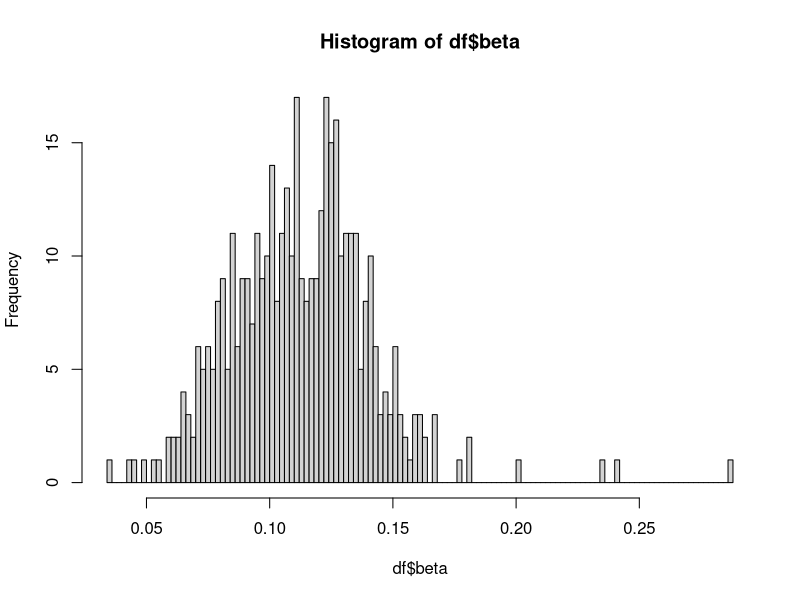
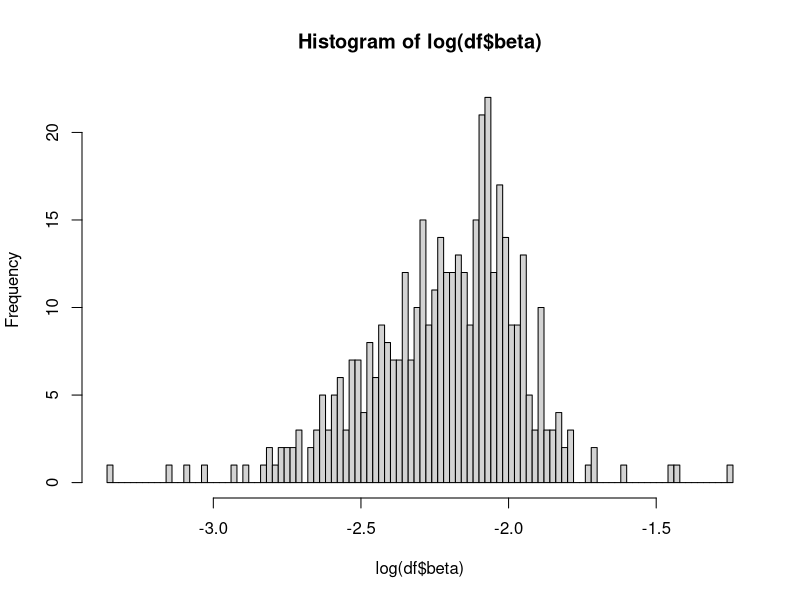
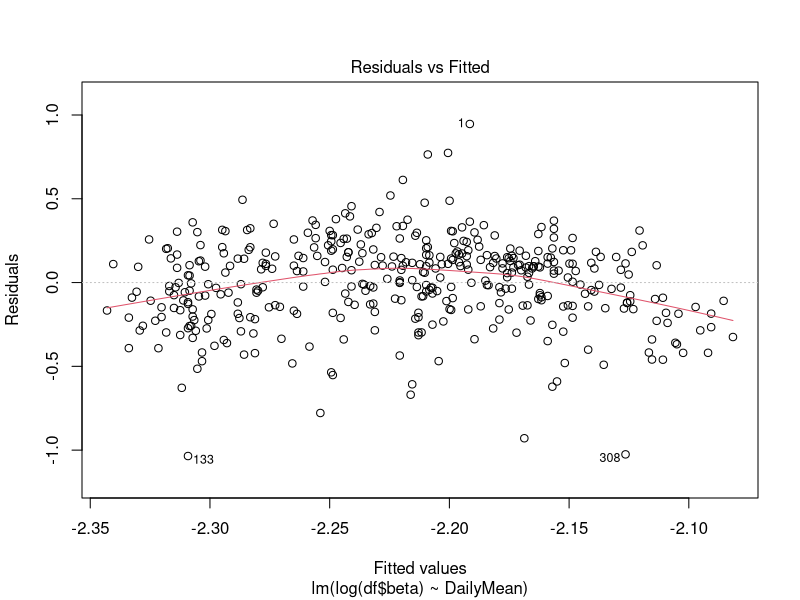
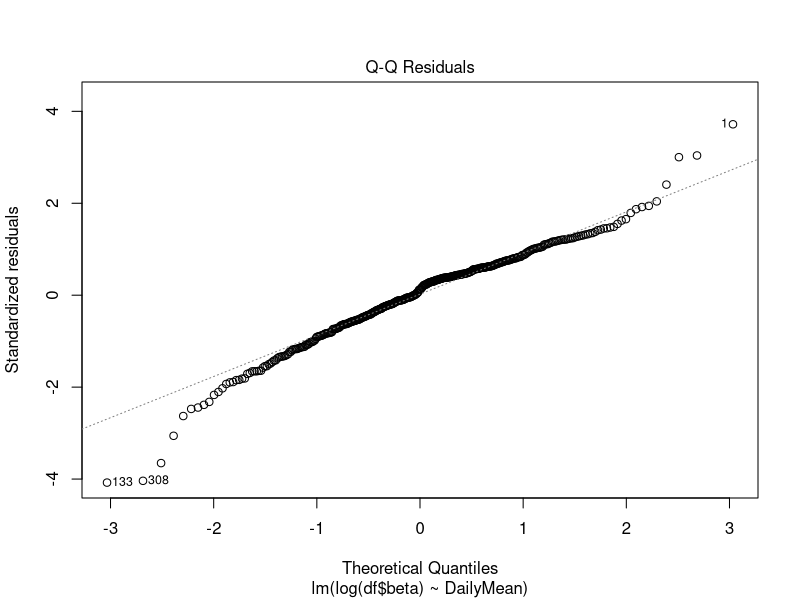
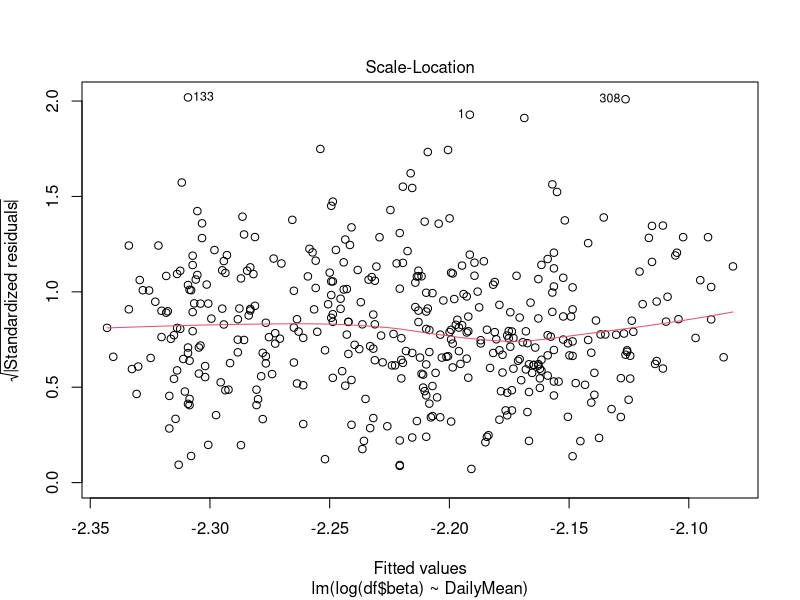
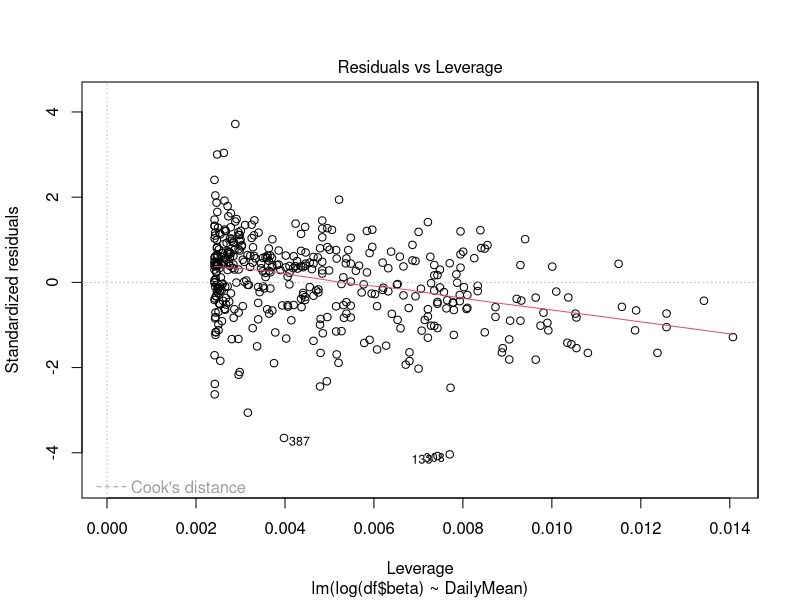
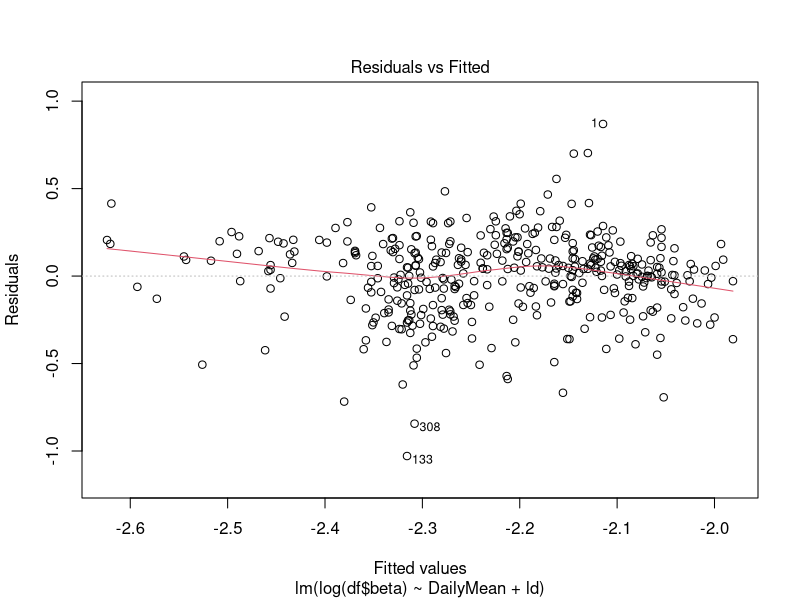
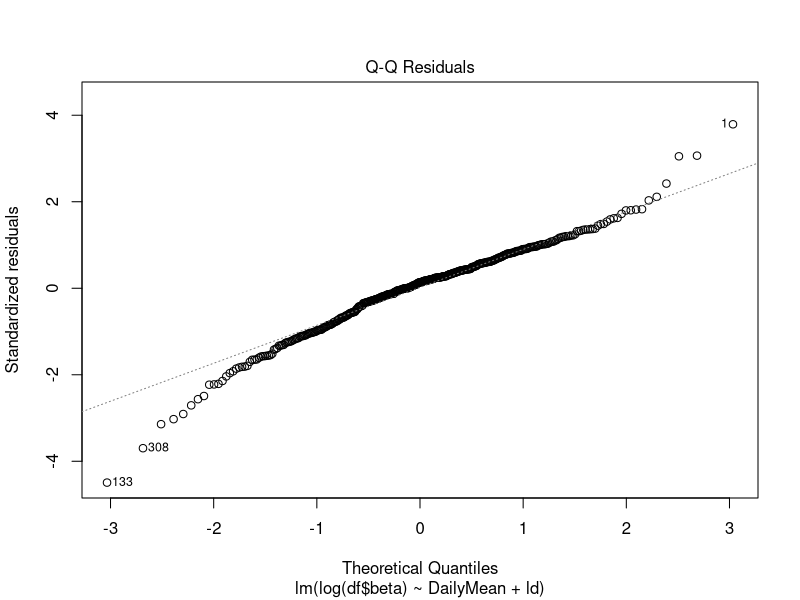

Generate these figures, in order, with R:
## ---- chunk 1
df <- read.delim("data/lena-dataframe.txt",header = TRUE,sep = " ")
## ---- chunk 2
hist(df$beta, breaks = 100)
## ---- chunk 3
hist(log(df$beta),breaks = 100)
## ---- chunk 4
m1 <- lm(log(df$beta) ~ DailyMean, data = df)
summary(m1)
## ---- chunk 5
plot(m1)
## ---- chunk 6
df$ld <- as.factor(c(rep("N",283),rep("Y",47),rep("N",56),rep("Y",31)))
m2 <- lm(log(df$beta) ~ DailyMean + ld, data = df)
summary(m2)
## ---- chunk 7
plot(m2)
